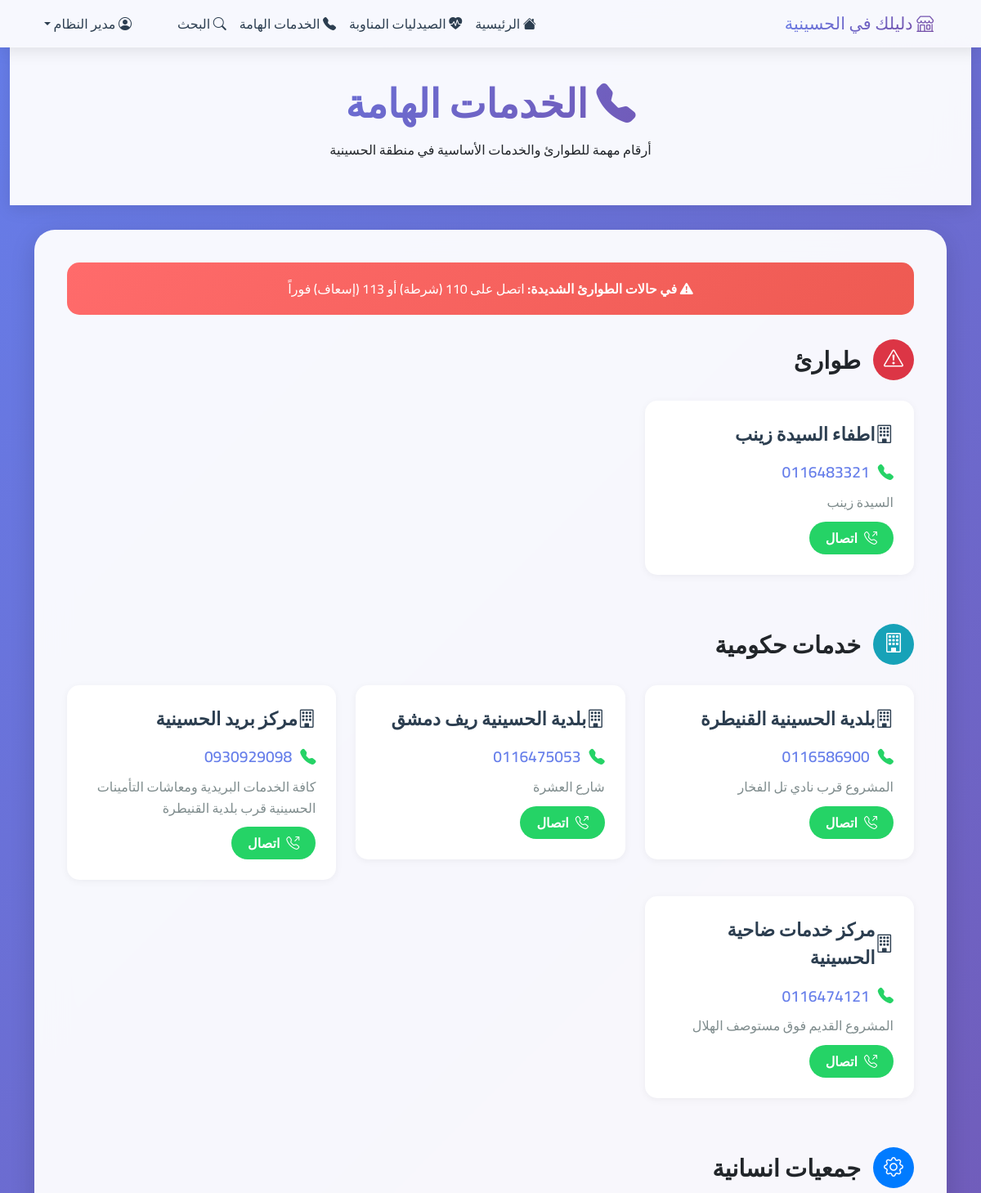
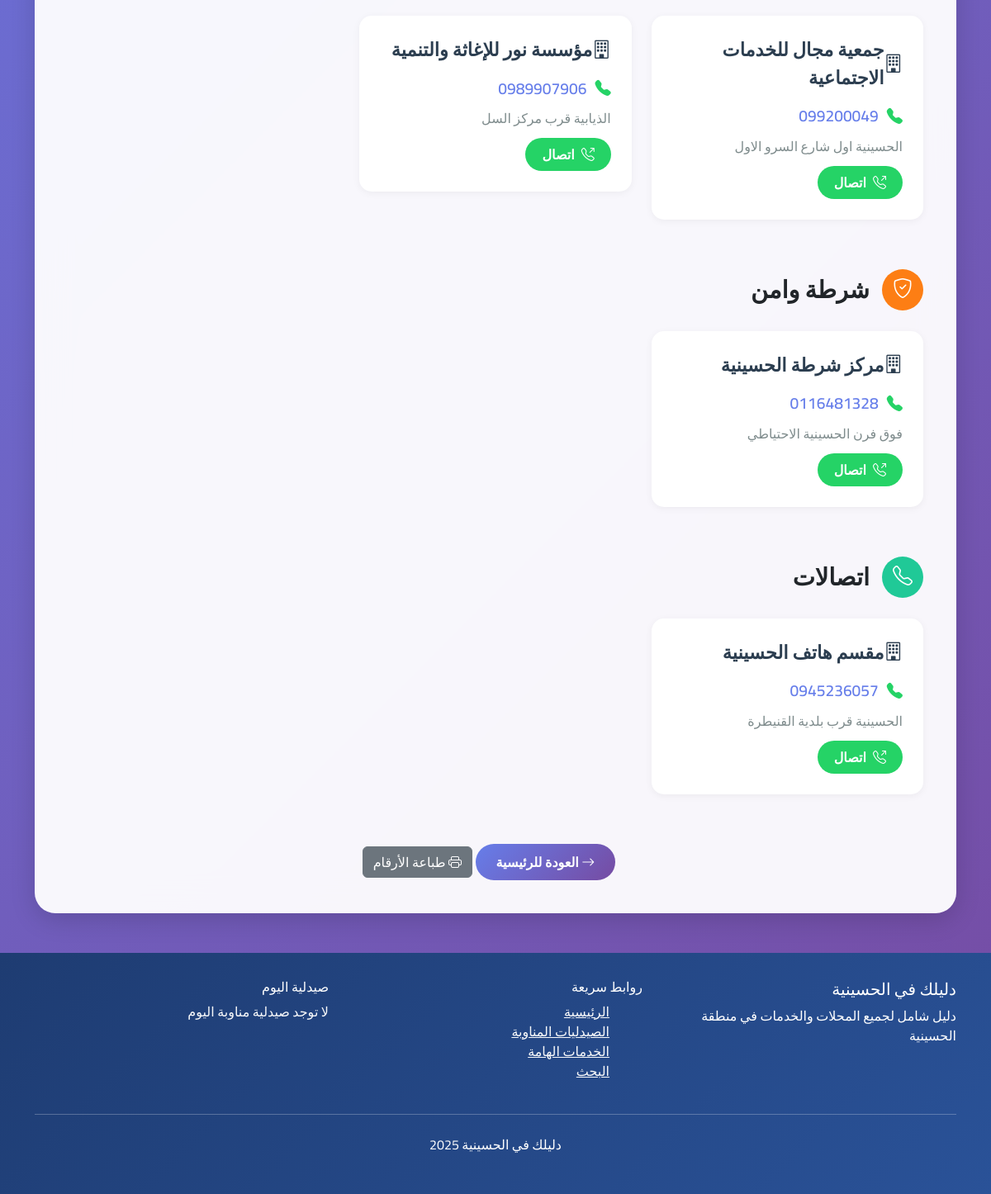
Before: /important-services (signed in) with the older database file (2 pictures, top to bottom).
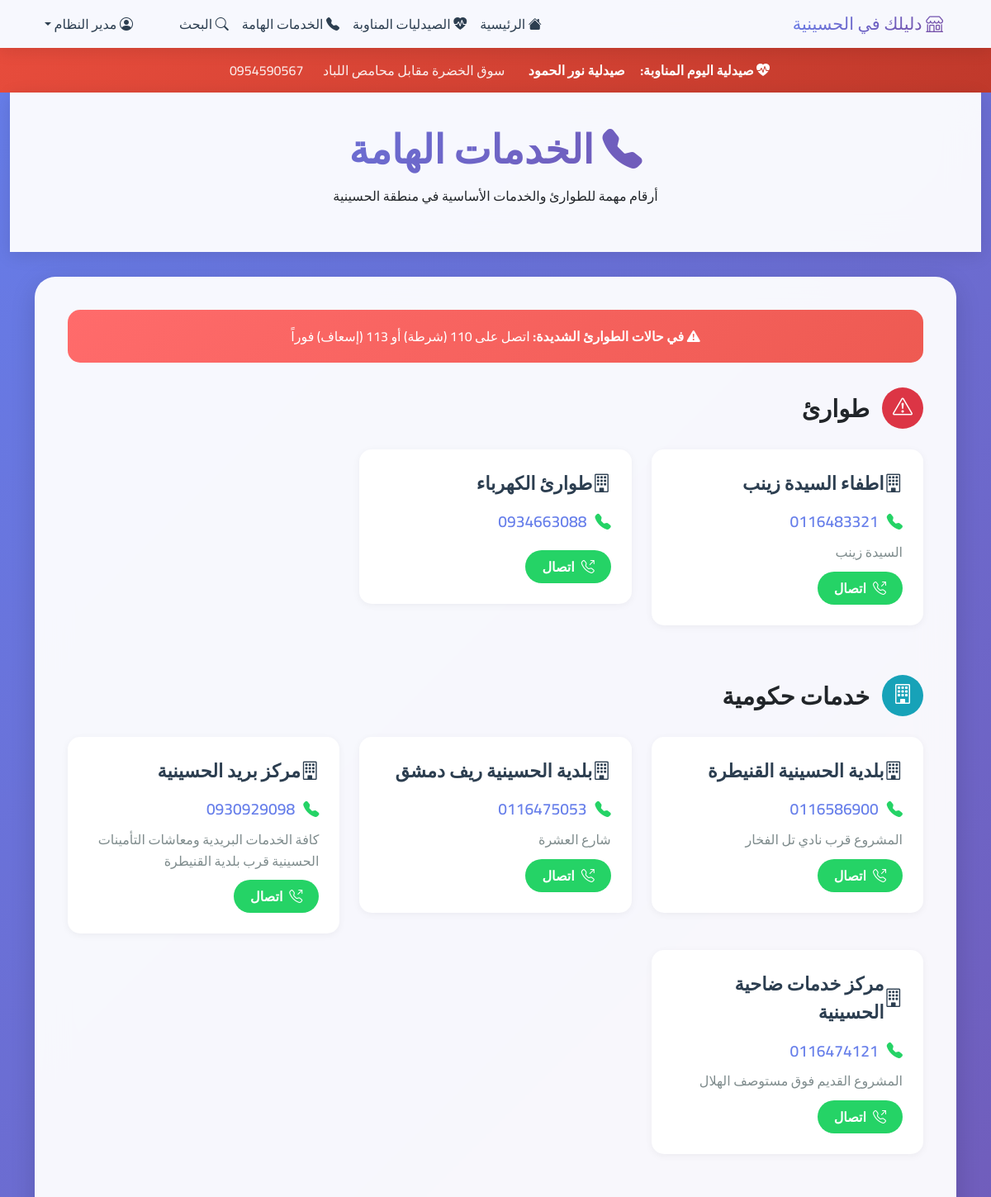
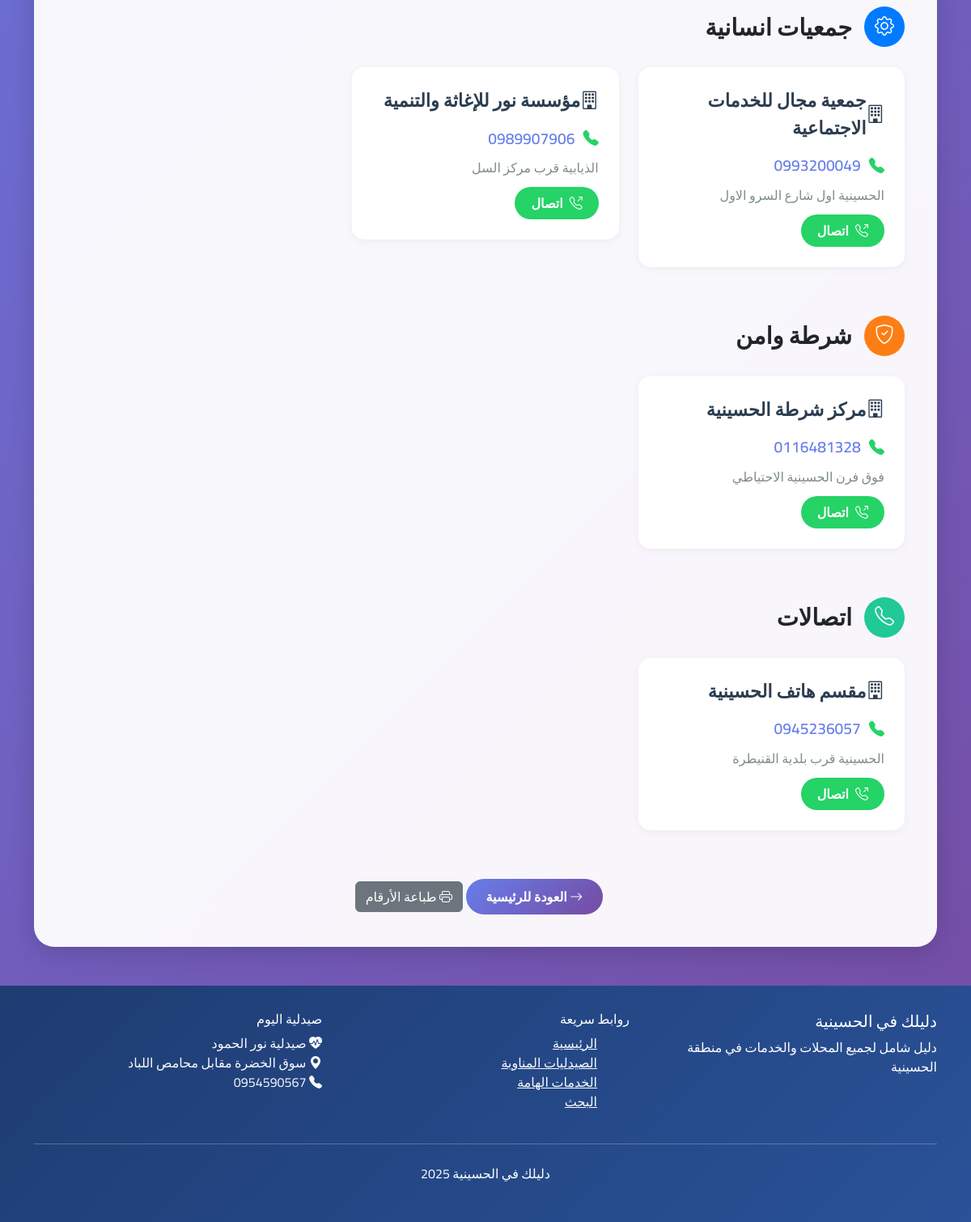
After: the same page with the newer database file (2 pictures, top to bottom).
### tables this page shows
CREATE TABLE site_settings (
            id INTEGER PRIMARY KEY AUTOINCREMENT,
            setting_key TEXT UNIQUE NOT NULL,
            setting_value TEXT,
            description TEXT
        , category TEXT DEFAULT "general");

CREATE TABLE important_services (
            id INTEGER PRIMARY KEY AUTOINCREMENT,
            name TEXT NOT NULL,
            phone TEXT NOT NULL,
            description TEXT,
            category TEXT
        );

CREATE TABLE service_categories (
            id INTEGER PRIMARY KEY AUTOINCREMENT,
            name TEXT NOT NULL UNIQUE,
            description TEXT,
            icon TEXT,
            color TEXT DEFAULT '#007bff'
        );

CREATE TABLE duty_pharmacies (
            id INTEGER PRIMARY KEY AUTOINCREMENT,
            name TEXT NOT NULL,
            address TEXT NOT NULL,
            phone TEXT NOT NULL,
            duty_date DATE NOT NULL
        );

### app.py (the view)
@app.route('/important-services')
def important_services():
    if 'user_id' not in session:
        flash('يجب تسجيل الدخول لعرض الخدمات الهامة', 'warning')
        return redirect(url_for('login'))
    conn = sqlite3.connect('hussainiya_stores.db')
    cursor = conn.cursor()
    cursor.execute('''
        SELECT s.*, sc.name as category_name, sc.description as category_description,
               sc.icon as category_icon, sc.color as category_color
        FROM important_services s
        LEFT JOIN service_categories sc ON s.category = sc.name
        ORDER BY
            CASE
                WHEN s.category = 'طوارئ' THEN 1
                WHEN s.category = 'صحة' THEN 2
                WHEN s.category = 'أمن' THEN 3
                ELSE 4
            END, s.name
    ''')
    services = cursor.fetchall()
    services_by_category = {}
    services_by_category_info = {}
    for service in services:
        category = service[4] if service[4] else 'أخرى'
        if category not in services_by_category:
            services_by_category[category] = []
            services_by_category_info[category] = {
                'icon': service[7] if len(service) > 7 and service[7] else 'bi-gear',
                'color': service[8] if len(service) > 8 and service[8] else '#667eea',
                'description': service[6] if len(service) > 6 and service[6] else ''
            }
        services_by_category[category].append(service)
    conn.close()
    return render_template('important_services.html',
                         services_by_category=services_by_category,
                         services_by_category_info=services_by_category_info)

### templates/important_services.html (shortened to what this page needs)
{% extends "base.html" %}
{% block content %}
<div class="container-fluid">
    <div class="page-header">
        <div class="container">
            <h1 class="page-title">
                <i class="bi bi-telephone-fill"></i> الخدمات الهامة
            </h1>
            <p class="page-subtitle">أرقام مهمة للطوارئ والخدمات الأساسية في منطقة الحسينية</p>
        </div>
    </div>
    <div class="container">
        <div class="main-container">
            <div class="emergency-notice">
                <i class="bi bi-exclamation-triangle-fill"></i>
                <strong>في حالات الطوارئ الشديدة:</strong> اتصل على 110 (شرطة) أو 113 (إسعاف) فوراً
            </div>
            {% if services_by_category %}
                {% for category, services in services_by_category.items() %}
                {% set category_info = services_by_category_info.get(category, {}) %}
                <div class="category-section" style="--category-color: {{ category_info.get('color', '#667eea') }}; --category-color-dark: {{ category_info.get('color', '#667eea') }};">
                    <h2 class="category-title">
                        <div class="category-icon">
                            {% if category_info.get('icon') %}
                                <i class="{{ category_info.icon }}"></i>
                            {% else %}
                                <i class="bi bi-gear"></i>
                            {% endif %}
                        </div>
                        {{ category }}
                    </h2>
                    <div class="row">
                        {% for service in services %}
                        <div class="col-md-6 col-lg-4">
                            <div class="service-card">
                                <div class="service-name">
                                    <i class="bi bi-building"></i>
                                    {{ service[1] }}
                                </div>
                                <div class="service-phone">
                                    <i class="bi bi-telephone-fill"></i>
                                    {{ service[2] }}
                                </div>
                                {% if service[3] %}
                                <div class="service-description">
                                    {{ service[3] }}
                                </div>
                                {% endif %}
                                <a href="tel:{{ service[2] }}" class="call-btn">
                                    <i class="bi bi-telephone-outbound"></i>
                                    اتصال
                                </a>
                            </div>
                        </div>
                        {% endfor %}
                    </div>
                </div>
                {% endfor %}
            {% endif %}
            <div class="text-center mt-4">
                <a href="{{ url_for('index') }}" class="btn btn-primary me-3">
                    <i class="bi bi-arrow-right"></i> العودة للرئيسية
                </a>
                <button class="btn btn-secondary" onclick="window.print()">
                    <i class="bi bi-printer"></i> طباعة الأرقام
                </button>
            </div>
        </div>
    </div>
</div>
{% endblock %}

### templates/base.html (shortened to what the changed rows need)
<!DOCTYPE html>
<html lang="ar" dir="rtl">
<head>
    <link href="https://cdn.jsdelivr.net/npm/bootstrap@5.3.0/dist/css/bootstrap.min.css" rel="stylesheet">
    <link href="https://cdn.jsdelivr.net/npm/bootstrap-icons@1.10.0/font/bootstrap-icons.css" rel="stylesheet">
</head>
<body>
    <nav class="navbar navbar-expand-lg navbar-light sticky-top">
        <div class="container">
            <a class="navbar-brand" href="{{ url_for('index') }}">
                <i class="bi bi-shop"></i> {{ site_settings.get('site_title', 'دليل محلات الحسينية') }}
            </a>
            <div class="collapse navbar-collapse" id="navbarNav">
                <ul class="navbar-nav me-auto">
                </ul>
                <ul class="navbar-nav">
                </ul>
            </div>
        </div>
    </nav>
    {% if site_settings.get('show_pharmacy_ticker', '1') == '1' and today_pharmacies %}
    <div class="pharmacy-ticker">
        {% if today_pharmacies|length > 1 %}
        <div class="pharmacy-carousel" id="pharmacyCarousel">
            <div class="carousel-container">
                {% for pharmacy in today_pharmacies %}
                <div class="pharmacy-ticker-content {% if loop.first %}active{% endif %}">
                    <i class="bi bi-heart-pulse-fill"></i>
                    <strong>صيدلية مناوبة اليوم ({{ loop.index }}/{{ today_pharmacies|length }}):</strong>
                    <span class="pharmacy-name">{{ pharmacy[1] }}</span>
                    <span class="pharmacy-address">{{ pharmacy[2] }}</span>
                    <span class="pharmacy-phone">{{ pharmacy[3] }}</span>
                </div>
                {% endfor %}
            </div>
            <div class="carousel-controls">
                <button class="carousel-btn prev" onclick="previousPharmacy()">
                    <i class="bi bi-chevron-right"></i>
                </button>
                <button class="carousel-btn next" onclick="nextPharmacy()">
                    <i class="bi bi-chevron-left"></i>
                </button>
            </div>
        </div>
        {% else %}
        <div class="pharmacy-ticker-single">
            <i class="bi bi-heart-pulse-fill"></i>
            <strong>صيدلية اليوم المناوبة:</strong>
            <span class="pharmacy-name">{{ today_pharmacies[0][1] }}</span>
            <span class="pharmacy-address">{{ today_pharmacies[0][2] }}</span>
            <span class="pharmacy-phone">{{ today_pharmacies[0][3] }}</span>
        </div>
        {% endif %}
    </div>
    {% endif %}
    <main>
        {% block content %}{% endblock %}
    </main>
    <footer class="footer">
        <div class="container">
            <div class="row">
                <div class="col-md-4">
                    <h5>{{ site_settings.get('site_title', 'دليل محلات الحسينية') }}</h5>
                    <p>{{ site_settings.get('site_description', 'منصة شاملة لجميع المحلات التجارية في منطقة الحسينية') }}</p>
                </div>
                <div class="col-md-4">
                    <h6>صيدلية اليوم</h6>
                    {% if today_pharmacies %}
                    <p class="text-light">
                        <i class="bi bi-heart-pulse-fill"></i> {{ today_pharmacies[0][1] }}<br>
                        <i class="bi bi-geo-alt-fill"></i> {{ today_pharmacies[0][2] }}<br>
                        <i class="bi bi-telephone-fill"></i> {{ today_pharmacies[0][3] }}
                    </p>
                    {% else %}
                    <p class="text-light">لا توجد صيدلية مناوبة اليوم</p>
                    {% endif %}
                </div>
            </div>
            <div class="text-center">
                <p>{{ site_settings.get('site_title', 'دليل محلات الحسينية') }} {{ "2025" }}</p>
            </div>
        </div>
    </footer>
</body>
</html>

Changed rows visible on the page:
added duty_pharmacies: name "صيدلية نور الحمود", address "سوق الخضرة مقابل محامص اللباد", phone "0954590567"
added important_services: name "طوارئ الكهرباء", phone "0934663088", shown under "طوارئ"
changed important_services "جمعيات انسانية": phone "099200049" → "0993200049"
Other visible differences:
text no longer shown: "لا توجد صيدلية مناوبة اليوم"
text now shown: "صيدلية اليوم المناوبة:"
